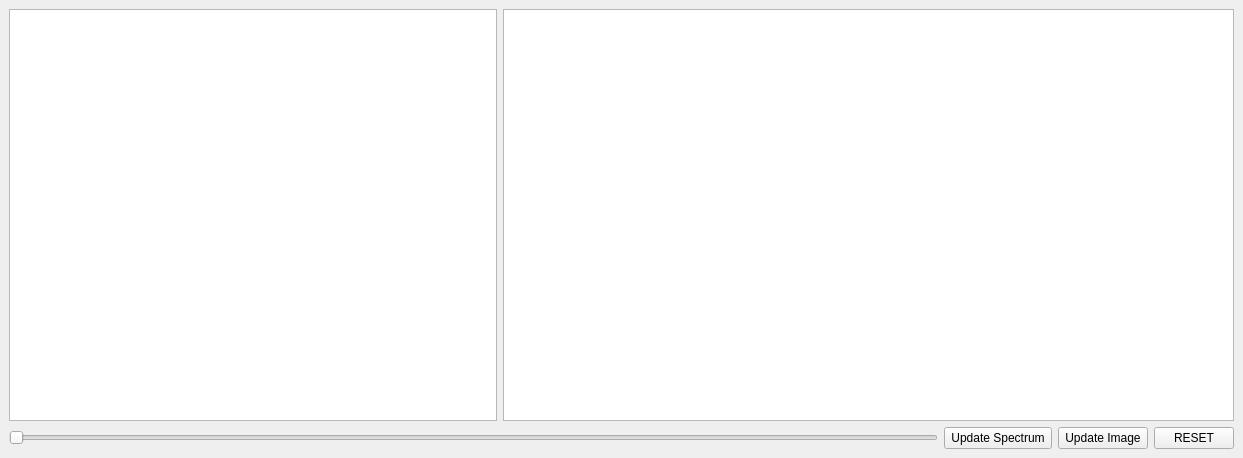
<?xml version="1.0" encoding="UTF-8"?>
<ui version="4.0">
 <class>MainWindow</class>
 <widget class="QMainWindow" name="MainWindow">
  <property name="geometry">
   <rect>
    <x>0</x>
    <y>0</y>
    <width>1243</width>
    <height>458</height>
   </rect>
  </property>
  <property name="windowTitle">
   <string>View Hyperspectral Image</string>
  </property>
  <property name="styleSheet">
   <string notr="true">%background: #161616</string>
  </property>
  <widget class="QWidget" name="centralwidget">
   <layout class="QGridLayout" name="gridLayout" rowstretch="0,95,5">
    <item row="1" column="0">
     <layout class="QHBoxLayout" name="horizontalLayout_2" stretch="40,60">
      <item>
       <widget class="ImageView" name="imagewin"/>
      </item>
      <item>
       <widget class="PlotWidget" name="specwin"/>
      </item>
     </layout>
    </item>
    <item row="2" column="0">
     <layout class="QHBoxLayout" name="horizontalLayout_3">
      <item>
       <widget class="QSlider" name="slider">
        <property name="maximum">
         <number>10</number>
        </property>
        <property name="pageStep">
         <number>1</number>
        </property>
        <property name="orientation">
         <enum>Qt::Horizontal</enum>
        </property>
       </widget>
      </item>
      <item>
       <widget class="QPushButton" name="updateSpectrum">
        <property name="text">
         <string> Update Spectrum </string>
        </property>
       </widget>
      </item>
      <item>
       <widget class="QPushButton" name="updateImage">
        <property name="text">
         <string> Update Image </string>
        </property>
       </widget>
      </item>
      <item>
       <widget class="QPushButton" name="Reset">
        <property name="text">
         <string>RESET</string>
        </property>
       </widget>
      </item>
     </layout>
    </item>
   </layout>
  </widget>
 </widget>
 <customwidgets>
  <customwidget>
   <class>ImageView</class>
   <extends>QGraphicsView</extends>
   <header>pyqtgraph</header>
  </customwidget>
  <customwidget>
   <class>PlotWidget</class>
   <extends>QGraphicsView</extends>
   <header>pyqtgraph</header>
  </customwidget>
 </customwidgets>
 <resources/>
 <connections/>
</ui>
